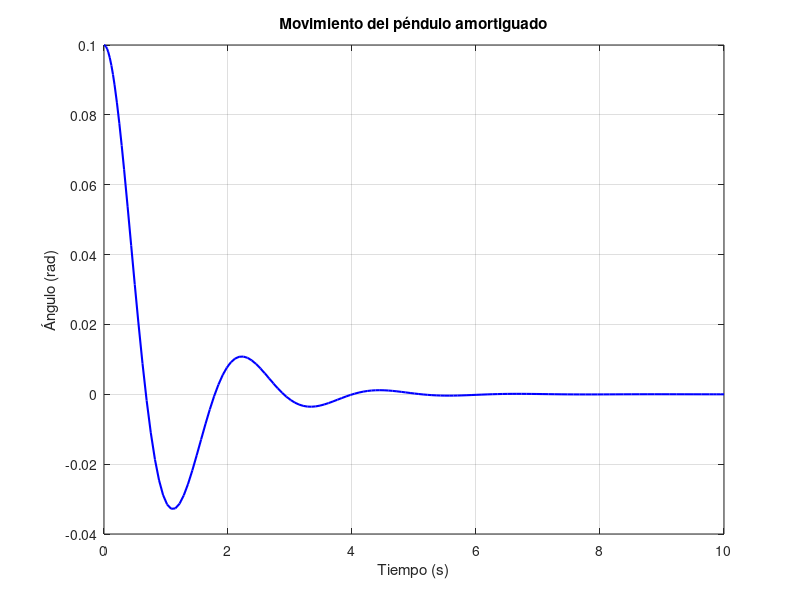

Here is the MATLAB script that generated this plot:
% Parámetros ajustables
lambda = 1;  % Amortiguamiento
omega = 3;   % Frecuencia natural
lambda_squared = lambda^2;
omega_squared = omega^2;

% Condiciones iniciales
theta0 = 0.1;  % Ángulo inicial (en radianes)
v0 = 0;        % Velocidad angular inicial

% Tiempo de simulación
t_span = [0 10]; % Intervalo de tiempo [0, 10] segundos

% Sistema de ecuaciones diferenciales
pendulo = @(t, y) [y(2); -2*lambda*y(2) - omega^2*sin(y(1))];

% Resolver la ecuación diferencial
[t, y] = ode45(pendulo, t_span, [theta0 v0]);

% Graficar resultados
figure;
plot(t, y(:,1), 'b', 'LineWidth', 1.5);
title('Movimiento del péndulo amortiguado');
xlabel('Tiempo (s)');
ylabel('Ángulo (rad)');
grid on;

% Identificar el caso (sobreamortiguamiento o subamortiguamiento)
if lambda_squared > omega_squared
    disp('Caso: Sobreamortiguamiento (\lambda^2 > \omega^2)');
else
    disp('Caso: Subamortiguamiento (\lambda^2 < \omega^2)');
end